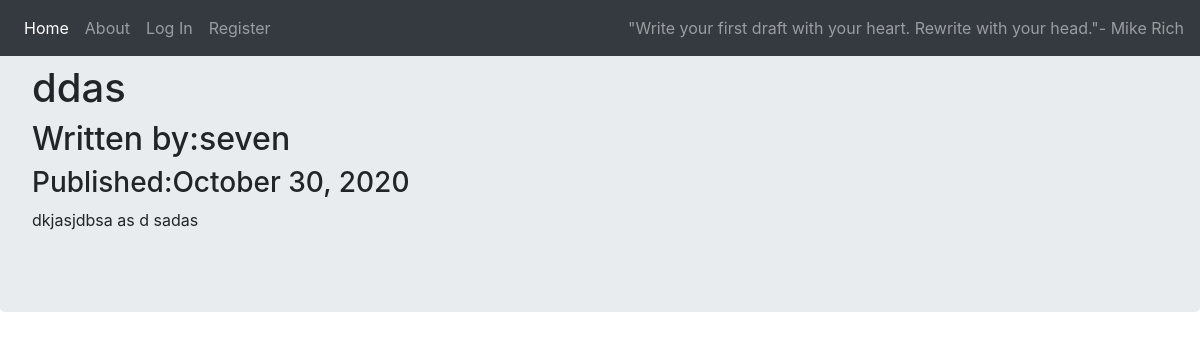
/2, run on the app's committed database.
### myproject/models.py (models this page shows, shortened)
class BlogPost(db.Model):
    users = db.relationship(User)
    id = db.Column(db.Integer,primary_key=True)
    user_id = db.Column(db.Integer,db.ForeignKey('users.id'),nullable=False)
    date = db.Column(db.DateTime,nullable=False,default=datetime.utcnow)
    title = db.Column(db.String(140),nullable=False)
    text = db.Column(db.Text,nullable=False)

class User(db.Model,UserMixin):
    __tablename__ = 'users'
    id = db.Column(db.Integer,primary_key=True)
    profile_image = db.Column(db.String(64),nullable=False,default='default_profile.jpg')
    email = db.Column(db.String(64),unique=True,index=True)
    username = db.Column(db.String(64),unique=True,index=True)
    password_hash = db.Column(db.String(128))
    posts = db.relationship('BlogPost',backref='author',lazy=True)

### myproject/users/views.py (the view)
@users.route("/<username>")
def user_posts(username):
    page =request.args.get('page',1,type=int)
    user = User.query.filter_by(username = username).first_or_404()
    blog_posts = BlogPost.query.filter_by(author = user).order_by(BlogPost.date.desc()).paginate(page=page,per_page=5)
    return render_template('user_blog_posts.html',blog_posts=blog_posts,user=user)

### myproject/blog_posts/views.py (called while the page is built)
@blog_posts.route('/<int:blog_post_id>')
def blog_post(blog_post_id):
    blog_post = BlogPost.query.get_or_404(blog_post_id)
    return render_template('blog_post.html',title=blog_post.title,
                           date=blog_post.date,post=blog_post)

### myproject/templates/blog_post.html (shortened to what this page needs)
{% extends "base.html" %}
{% block content %}
    <div class="jumbotron">
        <h1>{{ post.title }}</h1>
        <h2>Written by:{{ post.author.username }}</h2>
        <h3>Published:{{ post.date.strftime('%B %d, %Y') }}</h3>
        <p>{{ post.text }}</p>
    </div>
{% endblock %}

### data on the page
BlogPost: title "ddas", date "October 30, 2020", text "dkjasjdbsa as d sadas"
User: author.username "seven"
